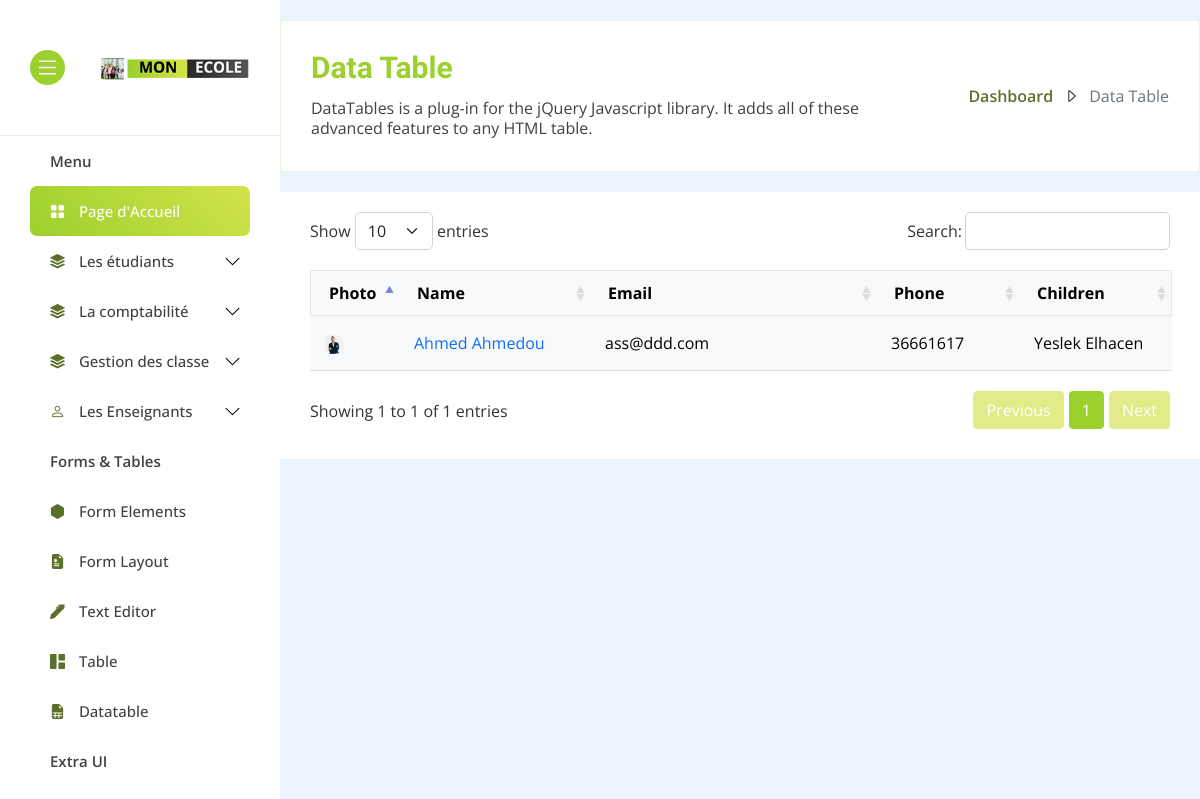
/parents/, run on the app's committed database.
### students/models.py (models this page shows, shortened)
class Parent(models.Model):
    first_name = models.CharField(max_length=100)
    last_name = models.CharField(max_length=100)
    email = models.EmailField(unique=True)
    phone_number = models.CharField(max_length=15)
    address = models.TextField(blank=True, null=True)
    children = models.ManyToManyField('Student', related_name='parents')  # Link to multiple students
    photo = models.ImageField(upload_to='parent_photos/', blank=True, null=True)  # Optional photo field
    def get_children_names(self):
        return ", ".join([f"{child.first_name} {child.last_name}" for child in self.children.all()])

class Student(models.Model):
    GENDER_CHOICES = [
        ('M', 'Garçon'),
        ('F', 'Fille'),
    ]
    first_name = models.CharField(max_length=100)
    last_name = models.CharField(max_length=100)
    nni = models.CharField(
        max_length=10,
        validators=[MinLengthValidator(10)]
    )
    mobile = models.CharField(max_length=40)
    enrollment_date = models.DateField(auto_now_add=True)
    student_class = models.ForeignKey(Class, on_delete=models.CASCADE, related_name='students')
    has_discount = models.BooleanField(default=False)  # Indicates if the student has a discount
    gender = models.CharField(max_length=1, choices=GENDER_CHOICES, default='M')  # Add gender with default 'Garçon'
    photo = models.ImageField(upload_to='student_photos/', blank=True, null=True)  # Optional photo field

### students/views_parent.py (the view)
# urls.py: path('parents/', parent_list, name='parent_list'),
def parent_list(request):
    parents = Parent.objects.all()
    return render(request, 'students/parent_list.html', {'parents': parents})

### frontend/students/parent_list.html (shortened to what this page needs)
{% extends "base.html" %} {% load static %}
    {% block body %}
    <div class="main-content">
      <div class="breadcrumb-wrap mb-20">
        <div
          class="d-md-flex d-block justify-content-between align-items-center"
        >
          <div class="left">
            <h1>Data Table</h1>
            <p>
              DataTables is a plug-in for the jQuery Javascript library. It adds
              all of these advanced features to any HTML table.
            </p>
          </div>
          <div class="right">
            <nav aria-label="breadcrumb">
              <ol class="breadcrumb">
                <li class="breadcrumb-item">
                  <a href="index.html">Dashboard</a>
                </li>
                <li class="breadcrumb-item">
                  <i class="bi bi-caret-right"></i>
                </li>
                <li class="breadcrumb-item active" aria-current="page">
                  Data Table
                </li>
              </ol>
            </nav>
          </div>
        </div>
      </div>
      <div class="row g-10">
        <div class="col-xl-12 col-lg-12">
          <div class="panel mb-10">
            <div class="panel-body">
              <table
                id="myTable"
                class="table table-light data-table table-hover text-nowrap"
              >
                <thead>
                  <tr>
                    <th>Photo</th>
                    <th>Name</th>
                    <th>Email</th>
                    <th>Phone</th>
                    <th>Children</th>
                  </tr>
                </thead>
                <tbody>
                  {% for parent in parents %}
                  <tr>
                    <td>
                      <div class="col-md-4">
                        {% if parent.photo %}
                        <img
                          src="{{ parent.photo.url }}"
                          class="img-fluid rounded-start zoom"
                          alt="parent Photo"
                        />
                        {% else %}
                        <img
                          src=" {% static 'images/child.png' %} "
                          class="img-fluid rounded-start zoom"
                          alt="Placeholder Photo"
                        />
                        {% endif %}
                      </div>
                    </td>
                    <td>
                      <a href="{% url 'parent_detail' parent.id %}">
                        {{ parent.first_name }} {{ parent.last_name }}
                      </a>
                    </td>
                    <td>{{ parent.email }}</td>
                    <td>{{ parent.phone_number }}</td>
                    <td>{{ parent.get_children_names }}</td>
                  </tr>
                  {% endfor %}
                </tbody>
              </table>
            </div>
          </div>
        </div>
      </div>
    </div>
    {% endblock body %}

### static/css/style.css (style rules this page uses)
body { background: #ebf3ff; font-family: "Open Sans", sans-serif; }
img { max-width: 100%; height: auto; }
a { display: inline-block; text-decoration: none; -webkit-transition: 0.3s; transition: 0.3s; }
.mb-10 { margin-bottom: 10px !important; }
.mb-20 { margin-bottom: 20px !important; }
.g-10 { margin: 0 -5px; }
.g-10 > * { padding: 0 5px; }
.main-content { padding: 30px 0 20px 300px; -webkit-transition: all 0.3s ease-in; transition: all 0.3s ease-in; }
.panel { background: #fff; -webkit-transition: 0.3s; transition: 0.3s; }
.panel-body { padding: 20px 30px 30px; }
.breadcrumb-wrap { background: #fff; padding: 35px 30px; border: 1px solid rgba(124, 165, 36, 0.15); }
.breadcrumb-wrap .left { width: calc(100% - 290px); }
.breadcrumb-wrap .left h1 { font-family: "Roboto Condensed", sans-serif; font-size: 30px; line-height: 100%; font-weight: 700; color: #9cd02d; margin-top: -3px; margin-bottom: 15px; }
.breadcrumb-wrap .left p { font-size: 16px; line-height: 20px; color: #414141; margin-bottom: -2px; }
.breadcrumb-wrap .right { width: 270px; display: -webkit-box; display: -ms-flexbox; display: flex; -webkit-box-pack: end; -ms-flex-pack: end; justify-content: flex-end; }
.breadcrumb-wrap .right nav .breadcrumb { margin-bottom: 0; }
.breadcrumb-wrap .right nav .breadcrumb .breadcrumb-item { padding-left: 10px; }
.breadcrumb-wrap .right nav .breadcrumb .breadcrumb-item:before { display: none; }
.breadcrumb-wrap .right nav .breadcrumb .breadcrumb-item a { font-weight: 600; color: #5b712b; }
.table { margin-bottom: 0; min-width: -webkit-max-content; min-width: -moz-max-content; min-width: max-content; }
.table thead th { padding: 15px; }
.table tbody tr td { padding: 15px; vertical-align: middle; }
.table tbody tr td img { width: 40px; border-radius: 50%; }
#myTable { padding-top: 20px; margin-bottom: 16px; }
table.dataTable.no-footer { border-bottom: 0; border-color: #dfe0e1; }
table.dataTable thead th, table.dataTable thead td { border-top: 1px solid rgba(65, 65, 65, 0.1); border-bottom: 1px solid rgba(65, 65, 65, 0.1); }
table.dataTable thead th:first-child, table.dataTable thead td:first-child { border-left: 1px solid rgba(65, 65, 65, 0.1); }
table.dataTable thead th:last-child, table.dataTable thead td:last-child { border-right: 1px solid rgba(65, 65, 65, 0.1); }
.data-table { min-width: auto; }
.data-table thead th:nth-child(1) { width: 5%; }
.data-table thead th:nth-child(2) { width: 20%; }
.data-table thead th:nth-child(3) { width: 30%; }
.data-table thead th:nth-child(4), .data-table thead th:nth-child(5), .data-table thead th:nth-child(6) { width: 15%; }
@media only screen and (min-width: 1200px) and (max-width: 1399px) { .main-content { padding-left: 280px; padding-top: 20px; padding-bottom: 10px; } }

### frontend/base.html (style rules this page uses)
.zoom { transition: transform 0.3s ease; cursor: pointer; }
.col-md-4 { overflow: visible; }

### data on the page
Parent: photo (picture), first_name "Ahmed", last_name "Ahmedou", email "ass@ddd.com", phone_number "36661617", get_children_names "Yeslek Elhacen"
